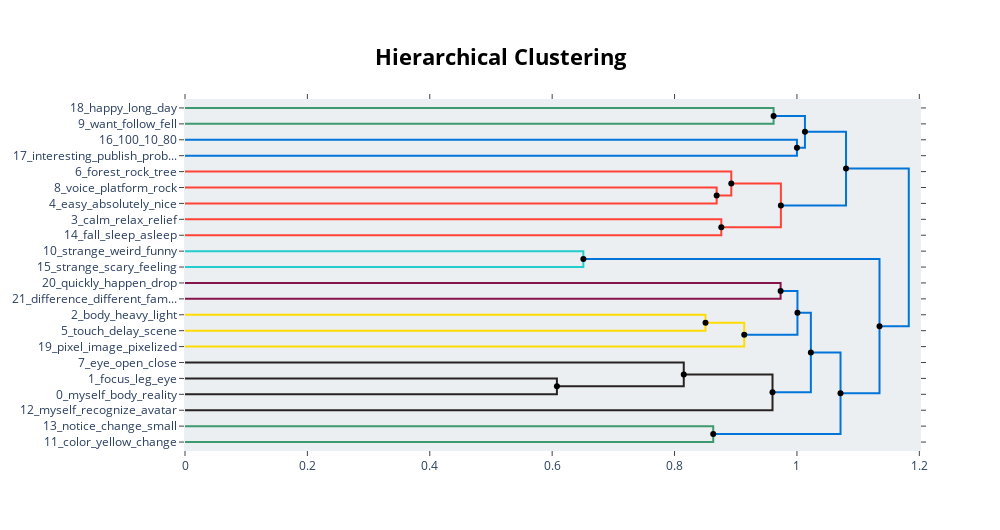

Here is the notebook cell this chart was saved with:
### Code cell
hierarchical_topics = topic_model.hierarchical_topics(docs)
topic_model.visualize_hierarchy(hierarchical_topics=hierarchical_topics)

### Figure 1 — Plotly figure (JSON) as saved in the notebook; plotly's stock layout.template omitted (floating-point values rounded to 4 significant figures)
{"data": [{"hoverinfo": "text", "marker": {"color": "rgb(61,153,112)"}, "mode": "lines", "text": ["happy_long_day_mental_hour", "", "", "want_follow_fell_resistance_complicated"], "type": "scatter", "x": [0, 0.9618, 0.9618, 0], "xaxis": "x", "y": [-5, -5, -15, -15], "yaxis": "y"}, {"hoverinfo": "text", "marker": {"color": "rgb(0,116,217)"}, "mode": "lines", "text": ["100_10_80_75_total", "", "", "interesting_publish_probable_knock_correct"], "type": "scatter", "x": [0, 1, 1, 0], "xaxis": "x", "y": [-25, -25, -35, -35], "yaxis": "y"}, {"hoverinfo": "text", "marker": {"color": "rgb(0,116,217)"}, "mode": "lines", "text": ["happy_long_want_break_day", "", "", "interesting_100_10_75_probable"], "type": "scatter", "x": [0.9618, 1.013, 1.013, 1], "xaxis": "x", "y": [-10, -10, -30, -30], "yaxis": "y"}, {"hoverinfo": "text", "marker": {"color": "rgb(255,65,54)"}, "mode": "lines", "text": ["voice_platform_rock_space_cool", "", "", "easy_absolutely_nice_good_fine"], "type": "scatter", "x": [0, 0.8688, 0.8688, 0], "xaxis": "x", "y": [-55, -55, -65, -65], "yaxis": "y"}, {"hoverinfo": "text", "marker": {"color": "rgb(255,65,54)"}, "mode": "lines", "text": ["forest_rock_tree_adventure_indonesia", "", "", "nice_voice_cool_easy_absolutely"], "type": "scatter", "x": [0, 0.8927, 0.8927, 0.8688], "xaxis": "x", "y": [-45, -45, -60, -60], "yaxis": "y"}, {"hoverinfo": "text", "marker": {"color": "rgb(255,65,54)"}, "mode": "lines", "text": ["calm_relax_relief_stress_relaxed", "", "", "fall_sleep_asleep_sleepy_relax"], "type": "scatter", "x": [0, 0.8764, 0.8764, 0], "xaxis": "x", "y": [-75, -75, -85, -85], "yaxis": "y"}, {"hoverinfo": "text", "marker": {"color": "rgb(255,65,54)"}, "mode": "lines", "text": ["forest_nice_rock_cool_voice", "", "", "relax_fall_sleep_asleep_calm"], "type": "scatter", "x": [0.8927, 0.9738, 0.9738, 0.8764], "xaxis": "x", "y": [-52.5, -52.5, -80, -80], "yaxis": "y"}, {"hoverinfo": "text", "marker": {"color": "rgb(0,116,217)"}, "mode": "lines", "text": ["interesting_happy_long_100_want", "", "", "forest_relax_nice_fall_sleep"], "type": "scatter", "x": [1.013, 1.08, 1.08, 0.9738], "xaxis": "x", "y": [-20, -20, -66.25, -66.25], "yaxis": "y"}, {"hoverinfo": "text", "marker": {"color": "rgb(35,205,205)"}, "mode": "lines", "text": ["strange_weird_funny_creepy_accept", "", "", "strange_scary_feeling_discomfort_fully"], "type": "scatter", "x": [0, 0.651, 0.651, 0], "xaxis": "x", "y": [-95, -95, -105, -105], "yaxis": "y"}, {"hoverinfo": "text", "marker": {"color": "rgb(133,20,75)"}, "mode": "lines", "text": ["quickly_happen_drop_dealaye_constantly", "", "", "difference_different_familiar_angle_direction"], "type": "scatter", "x": [0, 0.9733, 0.9733, 0], "xaxis": "x", "y": [-115, -115, -125, -125], "yaxis": "y"}, {"hoverinfo": "text", "marker": {"color": "rgb(255,220,0)"}, "mode": "lines", "text": ["body_heavy_light_come_half", "", "", "touch_delay_scene_image_body"], "type": "scatter", "x": [0, 0.8506, 0.8506, 0], "xaxis": "x", "y": [-135, -135, -145, -145], "yaxis": "y"}, {"hoverinfo": "text", "marker": {"color": "rgb(255,220,0)"}, "mode": "lines", "text": ["touch_body_delay_scene_image", "", "", "pixel_image_pixelized_wonder_clear"], "type": "scatter", "x": [0.8506, 0.9139, 0.9139, 0], "xaxis": "x", "y": [-140, -140, -155, -155], "yaxis": "y"}, {"hoverinfo": "text", "marker": {"color": "rgb(0,116,217)"}, "mode": "lines", "text": ["quickly_difference_happen_different_drop", "", "", "touch_body_delay_image_scene"], "type": "scatter", "x": [0.9733, 1.001, 1.001, 0.9139], "xaxis": "x", "y": [-120, -120, -147.5, -147.5], "yaxis": "y"}, {"hoverinfo": "text", "marker": {"color": "rgb(40,35,35)"}, "mode": "lines", "text": ["focus_leg_eye_distract_easy", "", "", "myself_body_reality_virtual_different"], "type": "scatter", "x": [0, 0.6078, 0.6078, 0], "xaxis": "x", "y": [-175, -175, -185, -185], "yaxis": "y"}, {"hoverinfo": "text", "marker": {"color": "rgb(40,35,35)"}, "mode": "lines", "text": ["eye_open_close_condition_30", "", "", "focus_myself_body_reality_lot"], "type": "scatter", "x": [0, 0.815, 0.815, 0.6078], "xaxis": "x", "y": [-165, -165, -180, -180], "yaxis": "y"}, {"hoverinfo": "text", "marker": {"color": "rgb(40,35,35)"}, "mode": "lines", "text": ["focus_eye_myself_body_close", "", "", "myself_recognize_avatar_synchronize_swicthe"], "type": "scatter", "x": [0.815, 0.9601, 0.9601, 0], "xaxis": "x", "y": [-172.5, -172.5, -195, -195], "yaxis": "y"}, {"hoverinfo": "text", "marker": {"color": "rgb(0,116,217)"}, "mode": "lines", "text": ["touch_body_delay_image_scene", "", "", "myself_focus_eye_body_close"], "type": "scatter", "x": [1.001, 1.023, 1.023, 0.9601], "xaxis": "x", "y": [-133.8, -133.8, -183.8, -183.8], "yaxis": "y"}, {"hoverinfo": "text", "marker": {"color": "rgb(61,153,112)"}, "mode": "lines", "text": ["notice_change_small_damn_pay", "", "", "color_yellow_change_shirt_signal"], "type": "scatter", "x": [0, 0.8632, 0.8632, 0], "xaxis": "x", "y": [-205, -205, -215, -215], "yaxis": "y"}, {"hoverinfo": "text", "marker": {"color": "rgb(0,116,217)"}, "mode": "lines", "text": ["body_myself_focus_eye_touch", "", "", "color_change_notice_yellow_small"], "type": "scatter", "x": [1.023, 1.071, 1.071, 0.8632], "xaxis": "x", "y": [-158.8, -158.8, -210, -210], "yaxis": "y"}, {"hoverinfo": "text", "marker": {"color": "rgb(0,116,217)"}, "mode": "lines", "text": ["strange_weird_scary_funny_feeling", "", "", "body_myself_focus_eye_touch"], "type": "scatter", "x": [0.651, 1.135, 1.135, 1.071], "xaxis": "x", "y": [-100, -100, -184.4, -184.4], "yaxis": "y"}, {"hoverinfo": "text", "marker": {"color": "rgb(0,116,217)"}, "mode": "lines", "text": ["forest_nice_relax_want_good", "", "", "body_myself_focus_eye_touch"], "type": "scatter", "x": [1.08, 1.183, 1.183, 1.135], "xaxis": "x", "y": [-43.12, -43.12, -142.2, -142.2], "yaxis": "y"}, {"hoverinfo": "text", "hovertext": ["happy_long_want_break_day", "forest_nice_rock_cool_voice", "interesting_happy_long_100_want", "touch_body_delay_scene_image", "quickly_difference_happen_different_drop", "focus_eye_myself_body_close", "touch_body_delay_image_scene", "body_myself_focus_eye_touch", "strange_weird_scary_funny_feeling", "forest_nice_relax_want_good"], "marker": {"color": "black"}, "mode": "markers", "showlegend": false, "type": "scatter", "x": [0.9618, 0.8927, 1.013, 0.8506, 0.9733, 0.815, 1.001, 1.023, 0.651, 1.08], "y": [-10, -52.5, -20, -140, -120, -172.5, -133.8, -158.8, -100, -43.12]}, {"hoverinfo": "text", "hovertext": ["interesting_100_10_75_probable", "nice_voice_cool_easy_absolutely", "relax_fall_sleep_asleep_calm", "forest_relax_nice_fall_sleep", "touch_body_delay_image_scene", "focus_myself_body_reality_lot", "myself_focus_eye_body_close", "color_change_notice_yellow_small", "body_myself_focus_eye_touch", "body_myself_focus_eye_touch"], "marker": {"color": "black"}, "mode": "markers", "showlegend": false, "type": "scatter", "x": [1, 0.8688, 0.8764, 0.9738, 0.9139, 0.6078, 0.9601, 0.8632, 1.071, 1.135], "y": [-30, -60, -80, -66.25, -147.5, -180, -183.8, -210, -184.4, -142.2]}], "layout": {"autosize": false, "height": 530, "hoverlabel": {"bgcolor": "white", "font": {"family": "Rockwell", "size": 16}}, "hovermode": "closest", "plot_bgcolor": "#ECEFF1", "showlegend": false, "title": {"font": {"color": "Black", "size": 22}, "text": "<b>Hierarchical Clustering</b>", "x": 0.5, "xanchor": "center", "yanchor": "top"}, "width": 1000, "xaxis": {"mirror": "allticks", "rangemode": "tozero", "showgrid": false, "showline": true, "showticklabels": true, "ticks": "outside", "type": "linear", "zeroline": false}, "yaxis": {"mirror": "allticks", "range": [-220, 0], "rangemode": "tozero", "showgrid": false, "showline": true, "showticklabels": true, "tickmode": "array", "ticks": "outside", "ticktext": ["18_happy_long_day", "9_want_follow_fell", "16_100_10_80", "17_interesting_publish_prob...", "6_forest_rock_tree", "8_voice_platform_rock", "4_easy_absolutely_nice", "3_calm_relax_relief", "14_fall_sleep_asleep", "10_strange_weird_funny", "15_strange_scary_feeling", "20_quickly_happen_drop", "21_difference_different_fam...", "2_body_heavy_light", "5_touch_delay_scene", "19_pixel_image_pixelized", "7_eye_open_close", "1_focus_leg_eye", "0_myself_body_reality", "12_myself_recognize_avatar", "13_notice_change_small", "11_color_yellow_change"], "tickvals": [-5, -15, -25, -35, -45, -55, -65, -75, -85, -95, -105, -115, -125, -135, -145, -155, -165, -175, -185, -195, -205, -215], "type": "linear", "zeroline": false}}}
